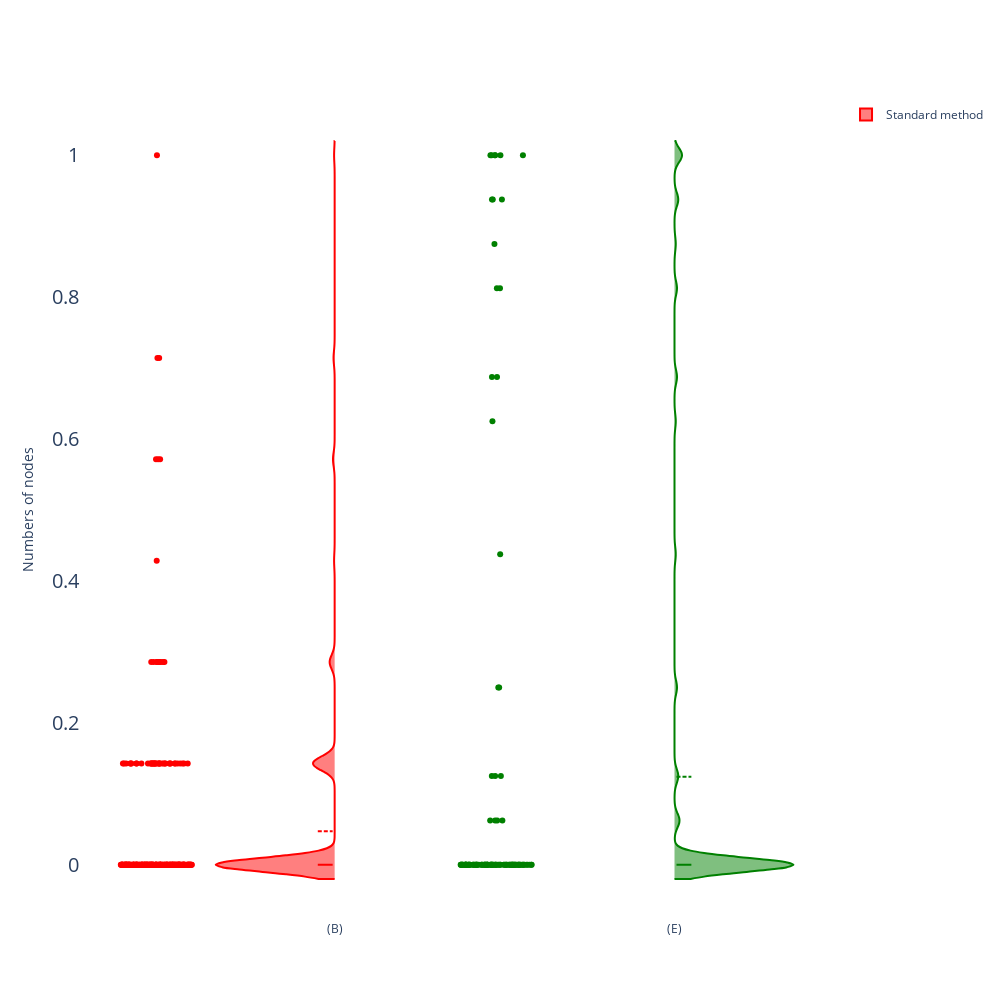

The cell this chart's notebook holds for it:
### Code cell
import plotly.graph_objects as go
from plotly.graph_objs import Layout
import pandas as pd

layout = Layout(
    paper_bgcolor='rgba(0,0,0,0)',
    plot_bgcolor='rgba(0,0,0,0)'
)
fig = go.Figure(layout=layout)
#[110, 30, 1, 2, 7, 10, 12, 40]

y1 = B

fig.add_trace(go.Violin(x= np.repeat("(B)", len(y1)),
                        y=normalize(y1),
                        width=0.7, points="all", box_visible=True,
                        legendgroup='Standard method',  name='Standard method',
                        side='negative',
                        line_color='red', showlegend=False)
             )

y2 = E

fig.add_trace(go.Violin(x= np.repeat("(E)", len(y2)),
                        y=normalize(y2),
                        width=0.7, points="all", box_visible=True,
                        legendgroup='Agglomerative clustering',  name='Agglomerative clustering',
                        side='positive',
                        line_color='green', showlegend=False)
             )
fig.update_traces(meanline_visible=True)
fig.update_layout(violingap=0, violinmode='overlay')
fig.update_layout(xaxis_showgrid=False, xaxis_zeroline=False)
fig.update_layout(
    autosize=True,
    width=1000,
    height=1000,
    yaxis=dict(title='Numbers of nodes',tickfont = dict(size=20)),
    
)
fig.show()

### Figure 1 — Plotly figure (JSON) as saved in the notebook; plotly's stock layout.template omitted (floating-point values rounded to 4 significant figures; data arrays with more than 128 entries replaced by an {"elided": "..."} marker saying what was removed)
{"data": [{"box": {"visible": true}, "legendgroup": "Standard method", "line": {"color": "red"}, "meanline": {"visible": true}, "name": "Standard method", "points": "all", "side": "negative", "type": "violin", "width": 0.7, "x": {"elided": "269 str values"}, "y": {"elided": "269 float values"}}, {"box": {"visible": true}, "legendgroup": "Agglomerative clustering", "line": {"color": "green"}, "meanline": {"visible": true}, "name": "Agglomerative clustering", "points": "all", "showlegend": false, "side": "positive", "type": "violin", "width": 0.7, "x": ["(E)", "(E)", "(E)", "(E)", "(E)", "(E)", "(E)", "(E)", "(E)", "(E)", "(E)", "(E)", "(E)", "(E)", "(E)", "(E)", "(E)", "(E)", "(E)", "(E)", "(E)", "(E)", "(E)", "(E)", "(E)", "(E)", "(E)", "(E)", "(E)", "(E)", "(E)", "(E)", "(E)", "(E)", "(E)", "(E)", "(E)", "(E)", "(E)", "(E)", "(E)", "(E)", "(E)", "(E)", "(E)", "(E)", "(E)", "(E)", "(E)", "(E)", "(E)", "(E)", "(E)", "(E)", "(E)", "(E)", "(E)", "(E)", "(E)", "(E)", "(E)", "(E)", "(E)", "(E)", "(E)", "(E)", "(E)", "(E)", "(E)", "(E)", "(E)", "(E)", "(E)", "(E)", "(E)", "(E)", "(E)", "(E)", "(E)", "(E)", "(E)", "(E)", "(E)", "(E)", "(E)", "(E)", "(E)", "(E)", "(E)", "(E)", "(E)", "(E)", "(E)", "(E)", "(E)", "(E)", "(E)", "(E)", "(E)", "(E)", "(E)", "(E)", "(E)", "(E)", "(E)", "(E)", "(E)", "(E)", "(E)", "(E)", "(E)", "(E)", "(E)", "(E)", "(E)", "(E)", "(E)", "(E)", "(E)", "(E)"], "y": [0, 0, 0, 0, 0, 0, 0, 0, 0, 0, 0, 0, 0, 0, 0, 0, 0, 0, 0, 0, 0, 0, 0, 0, 0, 0, 0, 0, 0, 0, 0, 0, 0, 0, 0, 0, 0, 0, 0, 0, 0, 0, 0, 0, 0, 0, 0, 0, 0, 0, 0, 0, 0, 0, 0, 0, 0, 0, 0, 0, 0, 0, 0, 0, 0, 0, 0, 0, 0, 0, 0, 0, 0, 0, 0, 0, 0, 0, 0, 0, 0, 0, 0, 0, 0, 0, 0, 0, 0, 0, 0, 0, 0, 0, 0, 0.0625, 0.0625, 0.0625, 0.0625, 0.125, 0.125, 0.125, 0.25, 0.25, 0.4375, 0.625, 0.6875, 0.6875, 0.8125, 0.8125, 0.875, 0.9375, 0.9375, 0.9375, 1, 1, 1, 1, 1, 1]}], "layout": {"autosize": true, "height": 1000, "paper_bgcolor": "rgba(0,0,0,0)", "plot_bgcolor": "rgba(0,0,0,0)", "violingap": 0, "violinmode": "overlay", "width": 1000, "xaxis": {"showgrid": false, "zeroline": false}, "yaxis": {"tickfont": {"size": 20}, "title": {"text": "Numbers of nodes"}}}}
